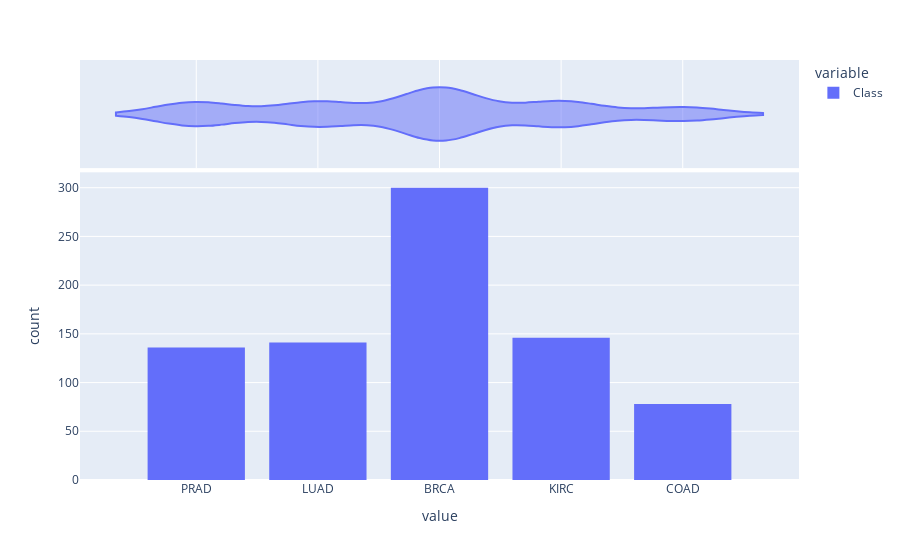

Notebook cell for this chart:
### Code cell
fig = px.histogram(y.Class, nbins=5, marginal="violin")
fig.show()

### Figure 1 — Plotly figure (JSON) as saved in the notebook; plotly's stock layout.template omitted (floating-point values rounded to 4 significant figures; data arrays with more than 128 entries replaced by an {"elided": "..."} marker saying what was removed)
{"data": [{"alignmentgroup": "True", "bingroup": "x", "hovertemplate": "variable=Class<br>value=%{x}<br>count=%{y}<extra></extra>", "legendgroup": "Class", "marker": {"color": "#636efa"}, "name": "Class", "nbinsx": 5, "offsetgroup": "Class", "orientation": "v", "showlegend": true, "type": "histogram", "x": {"elided": "801 str values"}, "xaxis": "x", "yaxis": "y"}, {"alignmentgroup": "True", "hovertemplate": "variable=Class<br>value=%{x}<extra></extra>", "legendgroup": "Class", "marker": {"color": "#636efa"}, "name": "Class", "offsetgroup": "Class", "scalegroup": "x", "showlegend": false, "type": "violin", "x": {"elided": "801 str values"}, "xaxis": "x2", "yaxis": "y2"}], "layout": {"barmode": "relative", "legend": {"title": {"text": "variable"}, "tracegroupgap": 0}, "margin": {"t": 60}, "xaxis": {"anchor": "y", "domain": [0, 1], "title": {"text": "value"}}, "xaxis2": {"anchor": "y2", "domain": [0, 1], "matches": "x", "showgrid": true, "showticklabels": false}, "yaxis": {"anchor": "x", "domain": [0, 0.7326], "title": {"text": "count"}}, "yaxis2": {"anchor": "x2", "domain": [0.7426, 1], "matches": "y2", "showgrid": false, "showline": false, "showticklabels": false, "ticks": ""}}}
